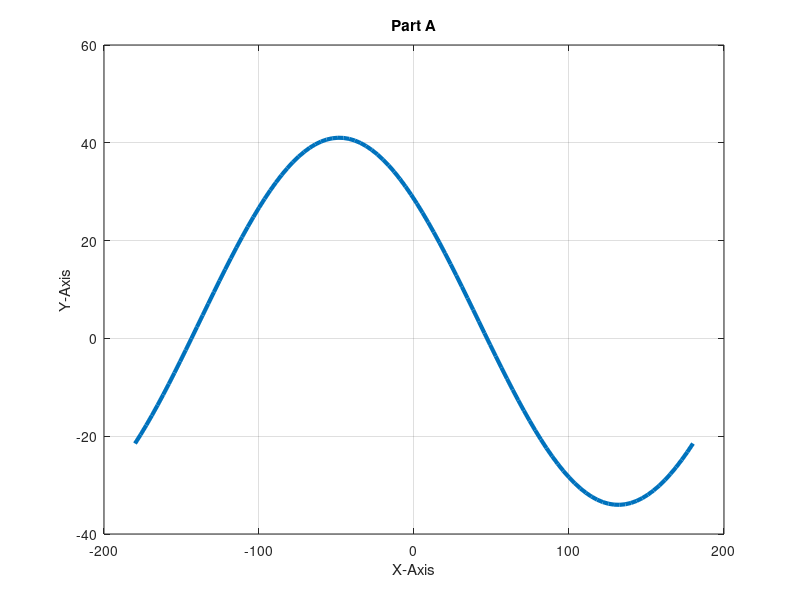

MATLAB code to generate this figure: (Note: this script raises an error after producing the figure.)
function dimensions = tableFormula()
    width = 28;
    height = 25;
    base = 3.5;
    theta = linspace(rad2deg(-pi), rad2deg(pi));
    f = @(theta) height * cosd(theta) + base - width * sind(theta);
    plot(theta, f(theta), "LineWidth", 3);
    xlabel("X-Axis");
    ylabel("Y-Axis");
    grid on;
    title("Part A");
    equation = '25 * cos(theta) + 3.5 - 28 * sin(theta)';
    [bisectionRoot, bisectionIterations] = bisect2(equation, [0, pi/2], deg2rad(1));
    bisectionRoot = rad2deg(bisectionRoot);
    fprintf('The root obtianed by Bisection method: %f\nIt took %d iterations \n\n', bisectionRoot, bisectionIterations);
    fixedPointFunc = 'asin((25 * cos(theta) + 3.5) / 28)';
    [fixedPointRoot, fixedPointIterations] = fixedpt(fixedPointFunc, 0, deg2rad(1));
    fixedPointRoot = rad2deg(fixedPointRoot);
    fprintf('The root obtianed by Fixed Point method: %f\nIt took %d iterations \n\n', fixedPointRoot, fixedPointIterations);
    newtonDerivative = '-25 * sin(theta) - 28 * cos(theta)';
    [newtonRoot, newtonIterations] = newton(equation, newtonDerivative, 0, deg2rad(1));
    newtonRoot = rad2deg(newtonRoot);
    fprintf('The root obtianed by newton method: %f\nIt took %d iterations \n\n', newtonRoot, newtonIterations);
    theta1 = acos((-base * height + sqrt((base^2 * height^2) + (height^2 + width^2) * (width^2 - base^2))) / (height^2 + width^2));
    theta1 = rad2deg(theta1);
    fprintf('Exact Root: %f\n\n', theta1);
    errorb = abs(theta1 - bisectionRoot);
    errorf = (fixedPointRoot - theta1) ;
    errorn = abs(theta1 - newtonRoot);
    errorb1 = abs(bisectionRoot - theta1)/theta1 ;
    errorf1 = (fixedPointRoot - theta1)/theta1 ;
    errorn1 = abs(theta1 - newtonRoot)/theta1;
    fprintf('Absolute error for bisecton: %f\n', errorb);
    fprintf('Relative error for bisecton: %f\n\n', errorb1);
    fprintf('Absolute error for Fixed Point: %f\n', errorf);
    fprintf('Relative error for Fixed Point: %f\n\n', errorf1);
    fprintf('Absolute error for Newton: %f\n', errorn);
    fprintf('Relative error for Newton: %f\n\n', errorn1);
    d2Approx = (height / (2 * sind(newtonRoot)));
    c = base / tand(newtonRoot);
    a = base / tand(rad2deg(pi/2) - newtonRoot);
    d1Approx = d2Approx - a - c;
    fprintf('Approximate Dimensions: \nd1: %f\nd2: %f\n\n', d1Approx, d2Approx);
    d2Exact = (height / (2 * sind(theta1)));
    c = base / tand(theta1);
    a = base / tand(rad2deg(pi/2) - theta1);
    d1Exact = d2Exact - a - c;
    fprintf('Exact Dimensions: \nd1exact: %f\nd2exact: %f\n', d1Exact, d2Exact);
    r1 = abs(d1Exact - d1Approx) ;
    r2 = abs(d2Exact - d2Approx);
    fprintf('Absolute error for d1: %f\nAbsolute error for d2: %f\n', r1, r2);
end

